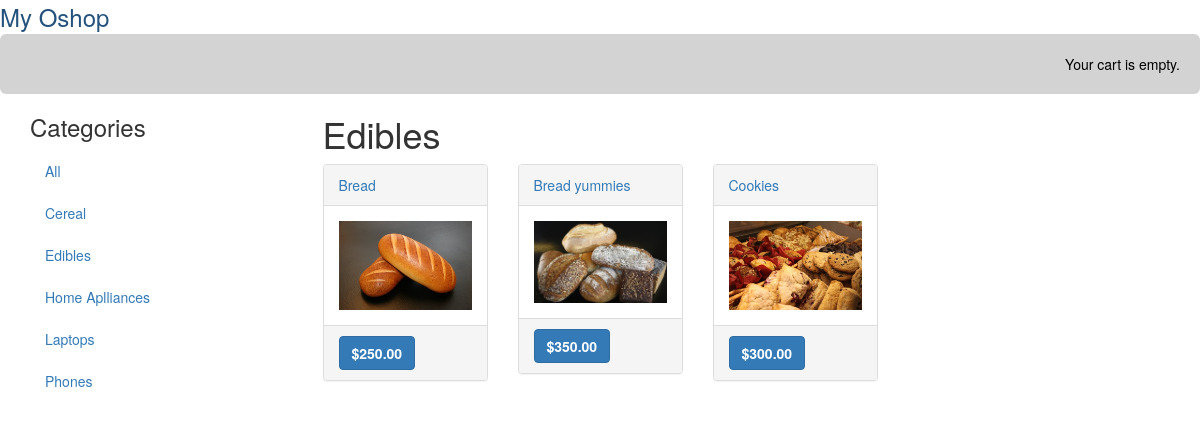
The app's page /edibles/ with its own data.
### oshop/models.py (models this page shows, shortened)
class Category(models.Model):
    name = models.CharField(max_length=200,
    db_index=True)
    slug = models.SlugField(max_length=200, unique=True)
    class Meta:
        ordering = ('name',)
        verbose_name = 'category'
        verbose_name_plural = 'categories'
    def get_absolute_url(self):
        return reverse('oshop:product_list_by_category',args=[self.slug])

class Product(models.Model):
    category = models.ForeignKey(Category,related_name='products',on_delete=models.CASCADE)
    name = models.CharField(max_length=200, db_index=True)
    slug = models.SlugField(max_length=200, db_index=True)
    image = models.ImageField(upload_to='products/%Y/%m/%d',blank=True)
    description = models.TextField(blank=True)
    price = models.DecimalField(max_digits=10, decimal_places=2)
    available = models.BooleanField(default=True)
    created = models.DateTimeField(auto_now_add=True)
    updated = models.DateTimeField(auto_now=True)
    class Meta:
        ordering = ('name',)
        index_together = (('id', 'slug'),)
    def get_absolute_url(self):
        return reverse('oshop:product_detail',args=[self.id, self.slug])

### oshop/views.py (the view)
# urls.py: path('', views.product_list, name='product_list'),
def product_list(request, category_slug=None):
    category = None
    categories = Category.objects.all()
    products = Product.objects.filter(available=True)
    if category_slug:
        category = get_object_or_404(Category, slug=category_slug)
        products = products.filter(category=category)
    return render(request,
                    'oshop/product/list.html',
                    {'category': category,
                    'categories': categories,
                    'products': products})

### cart/cart.py (called while the page is built)
    def __len__(self):
        return sum(item['quantity'] for item in self.cart.values())

### cart/context_processors.py (called while the page is built)
def cart(request):
    return {'cart': Cart(request)}

### oshop/templates/oshop/product/list.html (shortened to what this page needs)
{% extends "oshop/base.html" %}
{% load static %}
{% load crispy_forms_tags %}
{% block content %}
<div class="container">
    <div class="row">
        <div class="col-md-3">
                <h3>Categories</h3>
            <ul class="nav nav-pills nav-stacked">
                    <li {% if not category %}class="selected"{% endif %}>
                            <a href="{% url "oshop:product_list" %}">All</a>
                    </li>
                         {% for c in categories %}
                            <li {% if category.slug == c.slug %}class="selected"
                            {% endif %}>
                            <a href="{{ c.get_absolute_url }}">{{ c.name }}</a>
                             </li>
                        {% endfor %}
            </ul>
        </div>
        <div class="col-md-8">
             <h1>{% if category %}{{ category.name }}{% else %}Products {% endif %}</h1>
             <div class="row">
                {% for product in products %}
                    <div class="col-md-3">
                        <div class="panel panel-default">
                                <div class="panel-heading">
                                    <a href="{{ product.get_absolute_url }}">{{ product.name }}
                                    </a>
                                </div>
                                <div class="panel-body">
                                    <a href="{{ product.get_absolute_url }}">
                                        <img src="{{ product.image.url }}
                                       " class="img-responsive">
                                    </a>
                                </div>
                                <div class="panel-footer" ><a class="btn btn-primary" href="#"><b> ${{ product.price }}</b>  </a>
                                </div>
                        </div>
                    </div>
                {% endfor %}
            </div>
        </div>
    </div>
</div>
{% endblock %}

### records on screen
Category: name "Cereal"
Category: name "Edibles"
Category: name "Home Aplliances"
Category: name "Laptops"
Category: name "Phones"
Product: name "Bread", image (picture), price "250.00"
Product: name "Bread yummies", image (picture), price "350.00"
Product: name "Cookies", image (picture), price "300.00"
